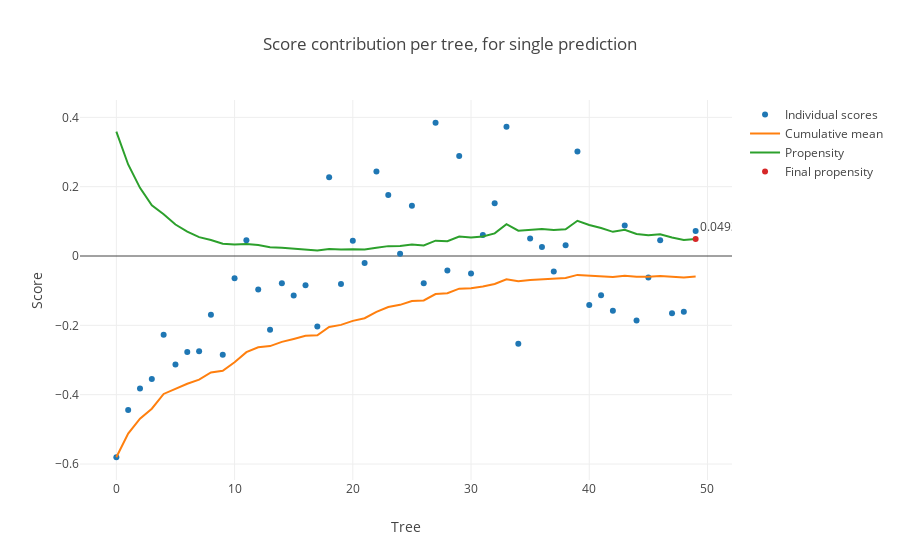

Notebook cell for this chart:
### Markdown cell above
Finally, we can also plot the contribution of each tree towards the final propensity of the prediction. Simply call the plotContributionPerTree function with a given x. This shows, for each individual tree, the scores, the cumulative mean of those scores and the running propensity. Here you can clearly see that the average score is quite negative, so as we would expect the final propensity is also quite low.

### Code cell
Trees.plotContributionPerTree(randomX);

### Figure 1 — Plotly figure (JSON) as saved in the notebook; plotly's stock layout.template omitted (floating-point values rounded to 4 significant figures)
{"data": [{"hovertemplate": "Tree=%{x}<br>Score=%{y}<extra></extra>", "legendgroup": "", "marker": {"color": "#1F77B4", "symbol": "circle"}, "mode": "markers", "name": "Individual scores", "orientation": "v", "showlegend": true, "type": "scatter", "x": [0, 1, 2, 3, 4, 5, 6, 7, 8, 9, 10, 11, 12, 13, 14, 15, 16, 17, 18, 19, 20, 21, 22, 23, 24, 25, 26, 27, 28, 29, 30, 31, 32, 33, 34, 35, 36, 37, 38, 39, 40, 41, 42, 43, 44, 45, 46, 47, 48, 49], "xaxis": "x", "y": [-0.5805, -0.4444, -0.3823, -0.355, -0.2273, -0.3129, -0.2772, -0.2751, -0.1697, -0.2852, -0.06402, 0.0452, -0.09686, -0.213, -0.07831, -0.1141, -0.08436, -0.2034, 0.227, -0.08069, 0.0443, -0.02041, 0.2437, 0.1762, 0.00625, 0.145, -0.07882, 0.3844, -0.04188, 0.2883, -0.05025, 0.06028, 0.1524, 0.3726, -0.2528, 0.0506, 0.02621, -0.0447, 0.03069, 0.3016, -0.1416, -0.1128, -0.1577, 0.08778, -0.1858, -0.06174, 0.04576, -0.1651, -0.161, 0.07184], "yaxis": "y"}, {"name": "Cumulative mean", "type": "scatter", "x": [0, 1, 2, 3, 4, 5, 6, 7, 8, 9, 10, 11, 12, 13, 14, 15, 16, 17, 18, 19, 20, 21, 22, 23, 24, 25, 26, 27, 28, 29, 30, 31, 32, 33, 34, 35, 36, 37, 38, 39, 40, 41, 42, 43, 44, 45, 46, 47, 48, 49], "y": [-0.5805, -0.5125, -0.4691, -0.4406, -0.3979, -0.3837, -0.3685, -0.3568, -0.336, -0.331, -0.3067, -0.2774, -0.2635, -0.2599, -0.2478, -0.2394, -0.2303, -0.2288, -0.2048, -0.1986, -0.187, -0.1795, -0.1611, -0.147, -0.1409, -0.1299, -0.128, -0.1097, -0.1074, -0.09417, -0.09275, -0.08797, -0.08069, -0.06736, -0.07266, -0.06923, -0.06665, -0.06607, -0.06359, -0.05446, -0.05659, -0.05793, -0.06025, -0.05688, -0.05975, -0.05979, -0.05755, -0.05979, -0.06185, -0.05918]}, {"name": "Propensity", "type": "scatter", "x": [0, 1, 2, 3, 4, 5, 6, 7, 8, 9, 10, 11, 12, 13, 14, 15, 16, 17, 18, 19, 20, 21, 22, 23, 24, 25, 26, 27, 28, 29, 30, 31, 32, 33, 34, 35, 36, 37, 38, 39, 40, 41, 42, 43, 44, 45, 46, 47, 48, 49], "y": [0.3588, 0.2641, 0.1967, 0.1465, 0.1203, 0.09092, 0.07046, 0.05444, 0.04634, 0.03524, 0.03313, 0.03461, 0.03152, 0.02562, 0.02374, 0.02123, 0.01955, 0.01601, 0.02001, 0.01848, 0.01931, 0.01892, 0.02402, 0.02851, 0.02869, 0.03302, 0.03059, 0.04429, 0.04256, 0.05598, 0.05338, 0.05651, 0.06521, 0.09194, 0.0729, 0.0764, 0.07827, 0.0751, 0.07726, 0.1017, 0.08947, 0.08069, 0.06974, 0.07566, 0.06365, 0.06006, 0.0627, 0.05367, 0.04606, 0.04932]}, {"mode": "markers+text", "name": "Final propensity", "text": ["0.04931751872451915"], "textposition": "top right", "type": "scatter", "x": [49], "y": [0.04932]}], "layout": {"legend": {"tracegroupgap": 0}, "title": {"text": "Score contribution per tree, for single prediction"}, "xaxis": {"anchor": "y", "domain": [0, 1], "title": {"text": "Tree"}, "zeroline": false}, "yaxis": {"anchor": "x", "domain": [0, 1], "title": {"text": "Score"}}}}
